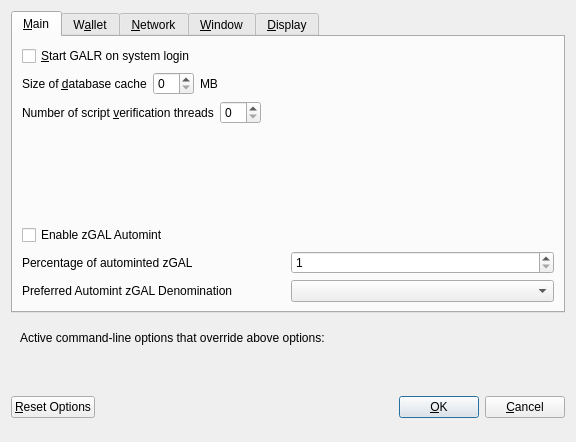
<?xml version="1.0" encoding="UTF-8"?>
<ui version="4.0">
 <class>OptionsDialog</class>
 <widget class="QDialog" name="OptionsDialog">
  <property name="geometry">
   <rect>
    <x>0</x>
    <y>0</y>
    <width>576</width>
    <height>442</height>
   </rect>
  </property>
  <property name="windowTitle">
   <string>Options</string>
  </property>
  <property name="modal">
   <bool>true</bool>
  </property>
  <layout class="QVBoxLayout" name="verticalLayout">
   <item>
    <widget class="QTabWidget" name="tabWidget">
     <property name="currentIndex">
      <number>0</number>
     </property>
     <widget class="QWidget" name="tabMain">
      <attribute name="title">
       <string>&amp;Main</string>
      </attribute>
      <layout class="QVBoxLayout" name="verticalLayout_Main">
       <item>
        <widget class="QCheckBox" name="bitcoinAtStartup">
         <property name="toolTip">
          <string>Automatically start GALR after logging in to the system.</string>
         </property>
         <property name="text">
          <string>&amp;Start GALR on system login</string>
         </property>
        </widget>
       </item>
       <item>
        <layout class="QHBoxLayout" name="horizontalLayout_2_Main">
         <item>
          <widget class="QLabel" name="databaseCacheLabel">
           <property name="text">
            <string>Size of &amp;database cache</string>
           </property>
           <property name="textFormat">
            <enum>Qt::PlainText</enum>
           </property>
           <property name="buddy">
            <cstring>databaseCache</cstring>
           </property>
          </widget>
         </item>
         <item>
          <widget class="QSpinBox" name="databaseCache"/>
         </item>
         <item>
          <widget class="QLabel" name="databaseCacheUnitLabel">
           <property name="text">
            <string>MB</string>
           </property>
           <property name="textFormat">
            <enum>Qt::PlainText</enum>
           </property>
          </widget>
         </item>
         <item>
          <spacer name="horizontalSpacer_2_Main">
           <property name="orientation">
            <enum>Qt::Horizontal</enum>
           </property>
           <property name="sizeHint" stdset="0">
            <size>
             <width>40</width>
             <height>20</height>
            </size>
           </property>
          </spacer>
         </item>
        </layout>
       </item>
       <item>
        <layout class="QHBoxLayout" name="horizontalLayout_3_Main">
         <item>
          <widget class="QLabel" name="threadsScriptVerifLabel">
           <property name="text">
            <string>Number of script &amp;verification threads</string>
           </property>
           <property name="textFormat">
            <enum>Qt::PlainText</enum>
           </property>
           <property name="buddy">
            <cstring>threadsScriptVerif</cstring>
           </property>
          </widget>
         </item>
         <item>
          <widget class="QSpinBox" name="threadsScriptVerif">
           <property name="toolTip">
            <string>(0 = auto, &lt;0 = leave that many cores free)</string>
           </property>
          </widget>
         </item>
         <item>
          <spacer name="horizontalSpacer_3_Main">
           <property name="orientation">
            <enum>Qt::Horizontal</enum>
           </property>
           <property name="sizeHint" stdset="0">
            <size>
             <width>40</width>
             <height>20</height>
            </size>
           </property>
          </spacer>
         </item>
        </layout>
       </item>
       <item>
        <spacer name="verticalSpacer_2">
         <property name="orientation">
          <enum>Qt::Vertical</enum>
         </property>
         <property name="sizeHint" stdset="0">
          <size>
           <width>20</width>
           <height>40</height>
          </size>
         </property>
        </spacer>
       </item>
       <item>
        <widget class="QCheckBox" name="checkBoxZeromintEnable">
         <property name="toolTip">
          <string>Enable automatic minting of GAL units to zGAL</string>
         </property>
         <property name="layoutDirection">
          <enum>Qt::LeftToRight</enum>
         </property>
         <property name="text">
          <string>Enable zGAL Automint</string>
         </property>
        </widget>
       </item>
       <item>
        <layout class="QHBoxLayout" name="horizontalLayout_3">
         <item>
          <widget class="QLabel" name="percentage_label">
           <property name="toolTip">
            <string>Percentage of incoming GAL which get automatically converted to zGAL via Zerocoin Protocol (min: 10%)</string>
           </property>
           <property name="text">
            <string>Percentage of autominted zGAL</string>
           </property>
          </widget>
         </item>
         <item>
          <widget class="QSpinBox" name="zeromintPercentage">
           <property name="minimum">
            <number>1</number>
           </property>
           <property name="maximum">
            <number>100</number>
           </property>
          </widget>
         </item>
        </layout>
       </item>
       <item>
        <layout class="QHBoxLayout" name="horizontalLayout" stretch="0,0">
         <property name="sizeConstraint">
          <enum>QLayout::SetFixedSize</enum>
         </property>
         <item>
          <widget class="QLabel" name="labelPreferredDenom">
           <property name="maximumSize">
            <size>
             <width>16777215</width>
             <height>16777215</height>
            </size>
           </property>
           <property name="toolTip">
            <string>Wait with automatic conversion to Zerocoin until enough GAL for this denomination is available</string>
           </property>
           <property name="text">
            <string>Preferred Automint zGAL Denomination</string>
           </property>
          </widget>
         </item>
         <item>
          <widget class="QComboBox" name="preferredDenom">
           <property name="maximumSize">
            <size>
             <width>16777215</width>
             <height>27</height>
            </size>
           </property>
           <property name="toolTip">
            <string>Wait with automatic conversion to Zerocoin until enough GAL for this denomination is available</string>
           </property>
           <property name="maxVisibleItems">
            <number>9</number>
           </property>
           <property name="maxCount">
            <number>9</number>
           </property>
          </widget>
         </item>
        </layout>
       </item>
      </layout>
     </widget>
     <widget class="QWidget" name="tabWallet">
      <attribute name="title">
       <string>W&amp;allet</string>
      </attribute>
      <layout class="QVBoxLayout" name="verticalLayout_Wallet">
       <item>
        <layout class="QHBoxLayout" name="horizontalLayout_2_Wallet">
         <item>
          <widget class="QLabel" name="labelStakeSplitThresholdText">
           <property name="text">
            <string>Stake split threshold:</string>
           </property>
          </widget>
         </item>
         <item>
          <widget class="QSpinBox" name="spinBoxStakeSplitThreshold">
           <property name="minimum">
            <number>1</number>
           </property>
           <property name="maximum">
            <number>999999</number>
           </property>
          </widget>
         </item>
        </layout>
       </item>
       <item>
        <widget class="QGroupBox" name="groupBox">
         <property name="title">
          <string>Expert</string>
         </property>
         <layout class="QVBoxLayout" name="verticalLayout_2">
          <item>
           <widget class="QCheckBox" name="coinControlFeatures">
            <property name="toolTip">
             <string>Whether to show coin control features or not.</string>
            </property>
            <property name="text">
             <string>Enable coin &amp;control features</string>
            </property>
           </widget>
          </item>
          <item>
           <widget class="QCheckBox" name="showMasternodesTab">
            <property name="toolTip">
             <string>Show additional tab listing all your masternodes in first sub-tab&lt;br/&gt;and all masternodes on the network in second sub-tab.</string>
            </property>
            <property name="text">
             <string>Show Masternodes Tab</string>
            </property>
           </widget>
          </item>
          <item>
           <widget class="QCheckBox" name="spendZeroConfChange">
            <property name="toolTip">
             <string>If you disable the spending of unconfirmed change, the change from a transaction&lt;br/&gt;cannot be used until that transaction has at least one confirmation.&lt;br/&gt;This also affects how your balance is computed.</string>
            </property>
            <property name="text">
             <string>&amp;Spend unconfirmed change</string>
            </property>
           </widget>
          </item>
         </layout>
        </widget>
       </item>
       <item>
        <spacer name="verticalSpacer_Wallet">
         <property name="orientation">
          <enum>Qt::Vertical</enum>
         </property>
         <property name="sizeHint" stdset="0">
          <size>
           <width>20</width>
           <height>40</height>
          </size>
         </property>
        </spacer>
       </item>
      </layout>
     </widget>
     <widget class="QWidget" name="tabNetwork">
      <attribute name="title">
       <string>&amp;Network</string>
      </attribute>
      <layout class="QVBoxLayout" name="verticalLayout_Network">
       <item>
        <widget class="QCheckBox" name="mapPortUpnp">
         <property name="toolTip">
          <string>Automatically open the GALR client port on the router. This only works when your router supports UPnP and it is enabled.</string>
         </property>
         <property name="text">
          <string>Map port using &amp;UPnP</string>
         </property>
        </widget>
       </item>
       <item>
        <widget class="QCheckBox" name="allowIncoming">
         <property name="toolTip">
          <string>Accept connections from outside</string>
         </property>
         <property name="text">
          <string>Allow incoming connections</string>
         </property>
        </widget>
       </item>
       <item>
        <widget class="QCheckBox" name="connectSocks">
         <property name="toolTip">
          <string>Connect to the GALR network through a SOCKS5 proxy.</string>
         </property>
         <property name="text">
          <string>&amp;Connect through SOCKS5 proxy (default proxy):</string>
         </property>
        </widget>
       </item>
       <item>
        <layout class="QHBoxLayout" name="horizontalLayout_1_Network">
         <item>
          <widget class="QLabel" name="proxyIpLabel">
           <property name="text">
            <string>Proxy &amp;IP:</string>
           </property>
           <property name="textFormat">
            <enum>Qt::PlainText</enum>
           </property>
           <property name="buddy">
            <cstring>proxyIp</cstring>
           </property>
          </widget>
         </item>
         <item>
          <widget class="QValidatedLineEdit" name="proxyIp">
           <property name="minimumSize">
            <size>
             <width>140</width>
             <height>0</height>
            </size>
           </property>
           <property name="maximumSize">
            <size>
             <width>140</width>
             <height>16777215</height>
            </size>
           </property>
           <property name="toolTip">
            <string>IP address of the proxy (e.g. IPv4: 127.0.0.1 / IPv6: ::1)</string>
           </property>
          </widget>
         </item>
         <item>
          <widget class="QLabel" name="proxyPortLabel">
           <property name="text">
            <string>&amp;Port:</string>
           </property>
           <property name="textFormat">
            <enum>Qt::PlainText</enum>
           </property>
           <property name="buddy">
            <cstring>proxyPort</cstring>
           </property>
          </widget>
         </item>
         <item>
          <widget class="QLineEdit" name="proxyPort">
           <property name="minimumSize">
            <size>
             <width>55</width>
             <height>0</height>
            </size>
           </property>
           <property name="maximumSize">
            <size>
             <width>55</width>
             <height>16777215</height>
            </size>
           </property>
           <property name="toolTip">
            <string>Port of the proxy (e.g. 9050)</string>
           </property>
          </widget>
         </item>
         <item>
          <spacer name="horizontalSpacer_1_Network">
           <property name="orientation">
            <enum>Qt::Horizontal</enum>
           </property>
           <property name="sizeHint" stdset="0">
            <size>
             <width>40</width>
             <height>20</height>
            </size>
           </property>
          </spacer>
         </item>
        </layout>
       </item>
       <item>
        <spacer name="verticalSpacer_Network">
         <property name="orientation">
          <enum>Qt::Vertical</enum>
         </property>
         <property name="sizeHint" stdset="0">
          <size>
           <width>20</width>
           <height>40</height>
          </size>
         </property>
        </spacer>
       </item>
      </layout>
     </widget>
     <widget class="QWidget" name="tabWindow">
      <attribute name="title">
       <string>&amp;Window</string>
      </attribute>
      <layout class="QVBoxLayout" name="verticalLayout_Window">
       <item>
        <widget class="QCheckBox" name="minimizeToTray">
         <property name="toolTip">
          <string>Show only a tray icon after minimizing the window.</string>
         </property>
         <property name="text">
          <string>&amp;Minimize to the tray instead of the taskbar</string>
         </property>
        </widget>
       </item>
       <item>
        <widget class="QCheckBox" name="minimizeOnClose">
         <property name="toolTip">
          <string>Minimize instead of exit the application when the window is closed. When this option is enabled, the application will be closed only after selecting Quit in the menu.</string>
         </property>
         <property name="text">
          <string>M&amp;inimize on close</string>
         </property>
        </widget>
       </item>
       <item>
        <spacer name="verticalSpacer_Window">
         <property name="orientation">
          <enum>Qt::Vertical</enum>
         </property>
         <property name="sizeHint" stdset="0">
          <size>
           <width>20</width>
           <height>40</height>
          </size>
         </property>
        </spacer>
       </item>
      </layout>
     </widget>
     <widget class="QWidget" name="tabDisplay">
      <attribute name="title">
       <string>&amp;Display</string>
      </attribute>
      <layout class="QVBoxLayout" name="verticalLayout_Display">
       <item>
        <layout class="QHBoxLayout" name="horizontalLayout_1_Display">
         <item>
          <widget class="QLabel" name="langLabel">
           <property name="text">
            <string>User Interface &amp;language:</string>
           </property>
           <property name="textFormat">
            <enum>Qt::PlainText</enum>
           </property>
           <property name="buddy">
            <cstring>lang</cstring>
           </property>
          </widget>
         </item>
         <item>
          <widget class="QValueComboBox" name="lang">
           <property name="toolTip">
            <string>The user interface language can be set here. This setting will take effect after restarting GALR.</string>
           </property>
          </widget>
         </item>
        </layout>
       </item>
       <item>
        <widget class="QLabel" name="label_3">
         <property name="toolTip">
          <string notr="true"/>
         </property>
         <property name="statusTip">
          <string notr="true"/>
         </property>
         <property name="whatsThis">
          <string notr="true"/>
         </property>
         <property name="accessibleName">
          <string notr="true"/>
         </property>
         <property name="text">
          <string>Language missing or translation incomplete? Help contributing translations here:
https://www.transifex.com/galr-project/galr-project-translations</string>
         </property>
         <property name="wordWrap">
          <bool>true</bool>
         </property>
         <property name="openExternalLinks">
          <bool>true</bool>
         </property>
         <property name="textInteractionFlags">
          <set>Qt::TextBrowserInteraction</set>
         </property>
        </widget>
       </item>
       <item>
        <layout class="QHBoxLayout" name="horizontalLayout_4_Display" stretch="0,0">
         <item>
          <widget class="QLabel" name="themeLabel">
           <property name="text">
            <string>User Interface Theme:</string>
           </property>
          </widget>
         </item>
         <item>
          <widget class="QValueComboBox" name="theme"/>
         </item>
        </layout>
       </item>
       <item>
        <widget class="Line" name="line">
         <property name="orientation">
          <enum>Qt::Horizontal</enum>
         </property>
        </widget>
       </item>
       <item>
        <layout class="QHBoxLayout" name="horizontalLayout_2_Display">
         <item>
          <widget class="QLabel" name="unitLabel">
           <property name="text">
            <string>&amp;Unit to show amounts in:</string>
           </property>
           <property name="textFormat">
            <enum>Qt::PlainText</enum>
           </property>
           <property name="buddy">
            <cstring>unit</cstring>
           </property>
          </widget>
         </item>
         <item>
          <widget class="QValueComboBox" name="unit">
           <property name="toolTip">
            <string>Choose the default subdivision unit to show in the interface and when sending coins.</string>
           </property>
          </widget>
         </item>
        </layout>
       </item>
       <item>
        <layout class="QHBoxLayout" name="horizontalLayout_5_Display">
         <item>
          <widget class="QLabel" name="digitsLabel">
           <property name="text">
            <string>Decimal digits</string>
           </property>
          </widget>
         </item>
         <item>
          <widget class="QValueComboBox" name="digits"/>
         </item>
        </layout>
       </item>
       <item>
        <widget class="QCheckBox" name="checkBoxHideZeroBalances">
         <property name="toolTip">
          <string>Hide empty balances</string>
         </property>
         <property name="layoutDirection">
          <enum>Qt::LeftToRight</enum>
         </property>
         <property name="text">
          <string>Hide empty balances</string>
         </property>
        </widget>
       </item>
       <item>
        <layout class="QHBoxLayout" name="horizontalLayout_3_Display">
         <item>
          <widget class="QLabel" name="thirdPartyTxUrlsLabel">
           <property name="toolTip">
            <string>Third party URLs (e.g. a block explorer) that appear in the transactions tab as context menu items. %s in the URL is replaced by transaction hash. Multiple URLs are separated by vertical bar |.</string>
           </property>
           <property name="text">
            <string>Third party transaction URLs</string>
           </property>
           <property name="buddy">
            <cstring>thirdPartyTxUrls</cstring>
           </property>
          </widget>
         </item>
         <item>
          <widget class="QLineEdit" name="thirdPartyTxUrls">
           <property name="toolTip">
            <string>Third party URLs (e.g. a block explorer) that appear in the transactions tab as context menu items. %s in the URL is replaced by transaction hash. Multiple URLs are separated by vertical bar |.</string>
           </property>
          </widget>
         </item>
        </layout>
       </item>
       <item>
        <spacer name="verticalSpacer">
         <property name="orientation">
          <enum>Qt::Vertical</enum>
         </property>
         <property name="sizeHint" stdset="0">
          <size>
           <width>20</width>
           <height>40</height>
          </size>
         </property>
        </spacer>
       </item>
      </layout>
     </widget>
    </widget>
   </item>
   <item>
    <widget class="QFrame" name="frame">
     <layout class="QVBoxLayout" name="verticalLayout_Bottom">
      <item>
       <layout class="QHBoxLayout" name="horizontalLayout_Bottom">
        <item>
         <widget class="QLabel" name="overriddenByCommandLineInfoLabel">
          <property name="text">
           <string>Active command-line options that override above options:</string>
          </property>
          <property name="textFormat">
           <enum>Qt::PlainText</enum>
          </property>
         </widget>
        </item>
        <item>
         <spacer name="horizontalSpacer_Bottom">
          <property name="orientation">
           <enum>Qt::Horizontal</enum>
          </property>
          <property name="sizeHint" stdset="0">
           <size>
            <width>40</width>
            <height>20</height>
           </size>
          </property>
         </spacer>
        </item>
       </layout>
      </item>
      <item>
       <widget class="QLabel" name="overriddenByCommandLineLabel">
        <property name="text">
         <string/>
        </property>
        <property name="textFormat">
         <enum>Qt::PlainText</enum>
        </property>
        <property name="wordWrap">
         <bool>true</bool>
        </property>
       </widget>
      </item>
     </layout>
    </widget>
   </item>
   <item>
    <layout class="QHBoxLayout" name="horizontalLayout_Buttons">
     <item>
      <widget class="QPushButton" name="resetButton">
       <property name="toolTip">
        <string>Reset all client options to default.</string>
       </property>
       <property name="text">
        <string>&amp;Reset Options</string>
       </property>
       <property name="autoDefault">
        <bool>false</bool>
       </property>
      </widget>
     </item>
     <item>
      <spacer name="horizontalSpacer_1">
       <property name="orientation">
        <enum>Qt::Horizontal</enum>
       </property>
       <property name="sizeHint" stdset="0">
        <size>
         <width>40</width>
         <height>48</height>
        </size>
       </property>
      </spacer>
     </item>
     <item>
      <widget class="QLabel" name="statusLabel">
       <property name="minimumSize">
        <size>
         <width>200</width>
         <height>0</height>
        </size>
       </property>
       <property name="font">
        <font>
         <weight>75</weight>
         <bold>true</bold>
        </font>
       </property>
       <property name="text">
        <string/>
       </property>
       <property name="textFormat">
        <enum>Qt::PlainText</enum>
       </property>
       <property name="wordWrap">
        <bool>true</bool>
       </property>
      </widget>
     </item>
     <item>
      <spacer name="horizontalSpacer_2">
       <property name="orientation">
        <enum>Qt::Horizontal</enum>
       </property>
       <property name="sizeHint" stdset="0">
        <size>
         <width>40</width>
         <height>48</height>
        </size>
       </property>
      </spacer>
     </item>
     <item>
      <widget class="QPushButton" name="okButton">
       <property name="text">
        <string>&amp;OK</string>
       </property>
       <property name="autoDefault">
        <bool>false</bool>
       </property>
       <property name="default">
        <bool>true</bool>
       </property>
      </widget>
     </item>
     <item>
      <widget class="QPushButton" name="cancelButton">
       <property name="text">
        <string>&amp;Cancel</string>
       </property>
       <property name="autoDefault">
        <bool>false</bool>
       </property>
      </widget>
     </item>
    </layout>
   </item>
  </layout>
 </widget>
 <customwidgets>
  <customwidget>
   <class>QValidatedLineEdit</class>
   <extends>QLineEdit</extends>
   <header>qvalidatedlineedit.h</header>
  </customwidget>
  <customwidget>
   <class>QValueComboBox</class>
   <extends>QComboBox</extends>
   <header>qvaluecombobox.h</header>
  </customwidget>
 </customwidgets>
 <resources/>
 <connections/>
</ui>
